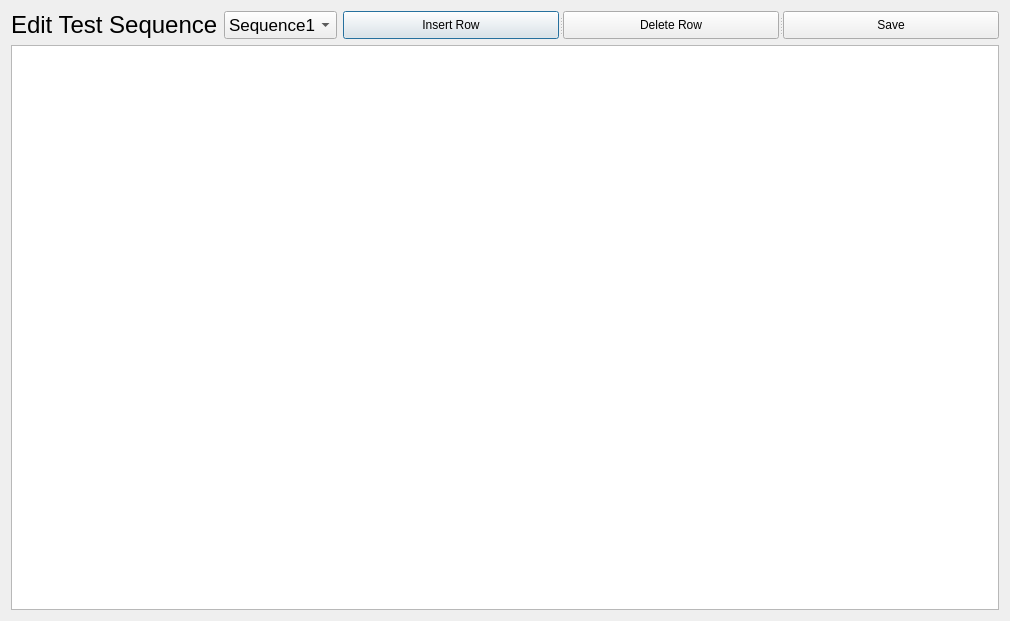
<?xml version="1.0" encoding="UTF-8"?>
<ui version="4.0">
 <class>editsequence</class>
 <widget class="QDialog" name="editsequence">
  <property name="geometry">
   <rect>
    <x>0</x>
    <y>0</y>
    <width>1010</width>
    <height>621</height>
   </rect>
  </property>
  <property name="windowTitle">
   <string>Edit Sequence</string>
  </property>
  <layout class="QGridLayout" name="gridLayout">
   <item row="0" column="0">
    <widget class="QLabel" name="lb_edit">
     <property name="sizePolicy">
      <sizepolicy hsizetype="Preferred" vsizetype="Preferred">
       <horstretch>0</horstretch>
       <verstretch>0</verstretch>
      </sizepolicy>
     </property>
     <property name="font">
      <font>
       <pointsize>18</pointsize>
      </font>
     </property>
     <property name="text">
      <string>Edit Test Sequence</string>
     </property>
    </widget>
   </item>
   <item row="0" column="1">
    <widget class="QComboBox" name="cb_seq">
     <property name="sizePolicy">
      <sizepolicy hsizetype="Preferred" vsizetype="Preferred">
       <horstretch>0</horstretch>
       <verstretch>0</verstretch>
      </sizepolicy>
     </property>
     <property name="font">
      <font>
       <pointsize>13</pointsize>
      </font>
     </property>
     <item>
      <property name="text">
       <string>Sequence1</string>
      </property>
     </item>
     <item>
      <property name="text">
       <string>Sequence2</string>
      </property>
     </item>
    </widget>
   </item>
   <item row="0" column="2">
    <widget class="QSplitter" name="splitter">
     <property name="orientation">
      <enum>Qt::Horizontal</enum>
     </property>
     <widget class="QPushButton" name="pb_insertrow">
      <property name="sizePolicy">
       <sizepolicy hsizetype="Preferred" vsizetype="Preferred">
        <horstretch>0</horstretch>
        <verstretch>0</verstretch>
       </sizepolicy>
      </property>
      <property name="text">
       <string>Insert Row</string>
      </property>
     </widget>
     <widget class="QPushButton" name="pb_delrow">
      <property name="sizePolicy">
       <sizepolicy hsizetype="Preferred" vsizetype="Preferred">
        <horstretch>0</horstretch>
        <verstretch>0</verstretch>
       </sizepolicy>
      </property>
      <property name="text">
       <string>Delete Row</string>
      </property>
     </widget>
     <widget class="QPushButton" name="pb_saveseq">
      <property name="sizePolicy">
       <sizepolicy hsizetype="Preferred" vsizetype="Preferred">
        <horstretch>0</horstretch>
        <verstretch>0</verstretch>
       </sizepolicy>
      </property>
      <property name="font">
       <font>
        <pointsize>9</pointsize>
       </font>
      </property>
      <property name="text">
       <string>Save</string>
      </property>
     </widget>
    </widget>
   </item>
   <item row="1" column="0" colspan="3">
    <widget class="QTableWidget" name="tableseq">
     <property name="sizePolicy">
      <sizepolicy hsizetype="Expanding" vsizetype="Expanding">
       <horstretch>0</horstretch>
       <verstretch>0</verstretch>
      </sizepolicy>
     </property>
    </widget>
   </item>
  </layout>
 </widget>
 <resources/>
 <connections/>
</ui>
